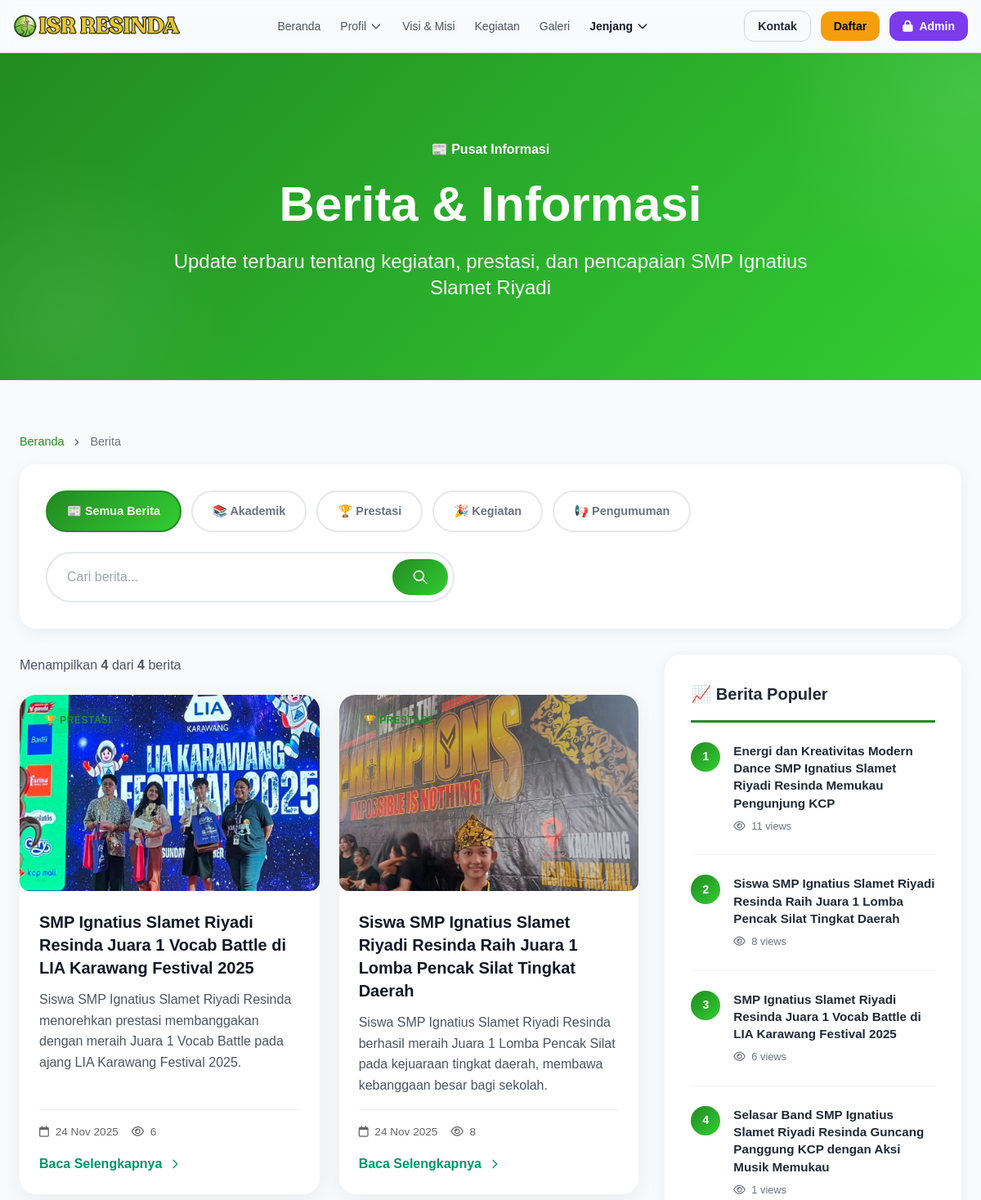
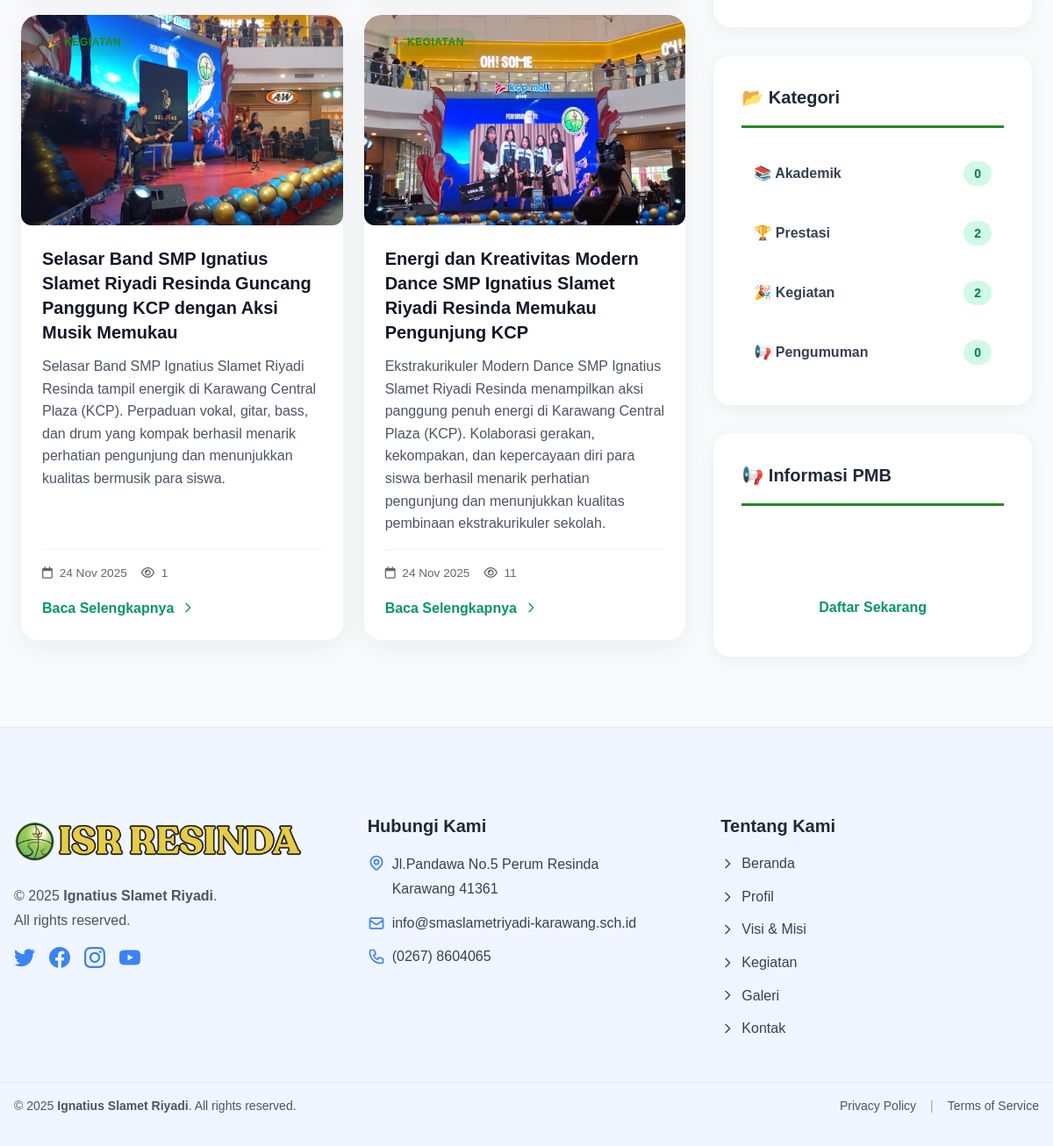
Page /berita.php on the committed database (2 pictures, top to bottom).
### tables this page shows
CREATE TABLE `berita` (
  `id` int(11) NOT NULL,
  `title` varchar(255) NOT NULL,
  `slug` varchar(255) NOT NULL,
  `excerpt` text DEFAULT NULL,
  `content` longtext DEFAULT NULL,
  `image_path` varchar(500) DEFAULT NULL,
  `category` enum('akademik','prestasi','kegiatan','pengumuman') NOT NULL DEFAULT 'akademik',
  `status` enum('active','inactive') NOT NULL DEFAULT 'active',
  `views` int(11) DEFAULT 0,
  `author_id` int(11) DEFAULT NULL,
  `created_at` timestamp NULL DEFAULT current_timestamp(),
  `updated_at` timestamp NULL DEFAULT NULL ON UPDATE current_timestamp()
);

### includes/config.php (called while the page is built, shortened)
<?php
function url($path = '') {
  $path = ltrim((string)$path, '/');
  return BASE_URL . $path;
}
function asset($path = '') {
  $path = ltrim((string)$path, '/');
  return BASE_URL . $path;
}

### models/Berita.php (called while the page is built, shortened)
<?php
require_once __DIR__ . '/../config/database.php';
class Berita {
  private $db;
  private $table = 'berita';
  public function __construct() {
    $database = new Database();
    $this->db = $database->getConnection();
  }
  public function all($filters = []) {
    $sql = "SELECT b.*, a.full_name as author_name
            FROM {$this->table} b
            LEFT JOIN admins a ON b.author_id = a.id
            WHERE 1=1";
    $params = [];
    if (!empty($filters['category'])) {
      $sql .= " AND b.category = :category";
      $params[':category'] = $filters['category'];
    }
    if (!empty($filters['status'])) {
      $sql .= " AND b.status = :status";
      $params[':status'] = $filters['status'];
    }
    $sql .= " ORDER BY b.created_at DESC";
    $stmt = $this->db->prepare($sql);
    $stmt->execute($params);
    return $stmt->fetchAll(PDO::FETCH_ASSOC);
  }
  public function getPopular($limit = 5) {
    $sql = "SELECT b.*, a.full_name as author_name
            FROM {$this->table} b
            LEFT JOIN admins a ON b.author_id = a.id
            WHERE b.status = 'active'
            ORDER BY b.views DESC, b.created_at DESC
            LIMIT :limit";
    $stmt = $this->db->prepare($sql);
    $stmt->bindValue(':limit', (int)$limit, PDO::PARAM_INT);
    $stmt->execute();
    return $stmt->fetchAll(PDO::FETCH_ASSOC);
  }
}

### config/database.php (called while the page is built, shortened)
<?php
class Database {
    private $host;
    private $port;
    private $db_name;
    private $username;
    private $password;
    public function __construct() {
        $this->host = getenv("MYSQLHOST") ?: "localhost";
        $this->port = getenv("MYSQLPORT") ?: "3306";
        $this->db_name = getenv("MYSQLDATABASE") ?: "isr_school";
        $this->username = getenv("MYSQLUSER") ?: "root";
        $this->password = getenv("MYSQLPASSWORD") ?: "";
    }
    public function getConnection() {
        $this->conn = null;
        try {
            $dsn = "mysql:host={$this->host};port={$this->port};dbname={$this->db_name};charset=utf8mb4";
            $this->conn = new PDO($dsn, $this->username, $this->password, [
                PDO::ATTR_ERRMODE => PDO::ERRMODE_EXCEPTION,
                PDO::ATTR_DEFAULT_FETCH_MODE => PDO::FETCH_ASSOC
            ]);
        } catch(PDOException $exception) {
            echo "Connection error: " . $exception->getMessage();
        }
        return $this->conn;
    }
}
?>

### berita.php (the view, shortened to what this page needs)
<?php
require_once __DIR__ . '/includes/config.php';
require_once __DIR__ . '/models/Berita.php';
$beritaModel = new Berita();
$category = $_GET['category'] ?? '';
$search = $_GET['q'] ?? '';
$page = isset($_GET['page']) ? (int)$_GET['page'] : 1;
$perPage = 9;
$filters = ['status' => 'active'];
$allBerita = $beritaModel->all($filters);
$totalBerita = count($allBerita);
$totalPages = ceil($totalBerita / $perPage);
$page = max(1, min($page, $totalPages));
$offset = ($page - 1) * $perPage;
$beritaList = array_slice($allBerita, $offset, $perPage);
$popularBerita = $beritaModel->getPopular(5);
include 'includes/header.php';
?>
<section class="berita-hero">
  <div class="berita-hero-content">
    <div class="max-w-4xl mx-auto px-6">
      <div class="inline-block px-6 py-2 bg-white/20 backdrop-blur-sm rounded-full text-white font-semibold mb-4">
        📰 Pusat Informasi
      </div>
      <h1 class="text-5xl md:text-6xl font-extrabold mb-6 leading-tight">
        Berita & Informasi
      </h1>
      <p class="text-xl md:text-2xl opacity-95">
        Update terbaru tentang kegiatan, prestasi, dan pencapaian SMP Ignatius Slamet Riyadi
      </p>
    </div>
  </div>
</section>
<div class="max-w-7xl mx-auto px-4 md:px-6 py-12">
  <div class="breadcrumb">
    <a href="<?= url('index.php') ?>">Beranda</a>
    <svg class="w-4 h-4" fill="currentColor" viewBox="0 0 20 20">
      <path fill-rule="evenodd" d="M7.293 14.707a1 1 0 010-1.414L10.586 10 7.293 6.707a1 1 0 011.414-1.414l4 4a1 1 0 010 1.414l-4 4a1 1 0 01-1.414 0z" clip-rule="evenodd"/>
    </svg>
    <span>Berita</span>
  </div>
  <div class="filter-section">
    <form method="GET" action="" id="filterForm">
      <div class="category-filter">
        <button type="button" class="category-btn <?= empty($category) ? 'active' : '' ?>" onclick="filterCategory('')">
          📰 Semua Berita
        </button>
        <button type="button" class="category-btn <?= $category === 'akademik' ? 'active' : '' ?>" onclick="filterCategory('akademik')">
          📚 Akademik
        </button>
        <button type="button" class="category-btn <?= $category === 'prestasi' ? 'active' : '' ?>" onclick="filterCategory('prestasi')">
          🏆 Prestasi
        </button>
        <button type="button" class="category-btn <?= $category === 'kegiatan' ? 'active' : '' ?>" onclick="filterCategory('kegiatan')">
          🎉 Kegiatan
        </button>
        <button type="button" class="category-btn <?= $category === 'pengumuman' ? 'active' : '' ?>" onclick="filterCategory('pengumuman')">
          📢 Pengumuman
        </button>
      </div>
      <div class="search-box">
        <input type="text"
               name="q"
               value="<?= htmlspecialchars($search) ?>"
               placeholder="Cari berita..."
               id="searchInput">
        <button type="submit">
          <svg class="w-5 h-5" fill="none" stroke="currentColor" viewBox="0 0 24 24">
            <path stroke-linecap="round" stroke-linejoin="round" stroke-width="2" d="M21 21l-6-6m2-5a7 7 0 11-14 0 7 7 0 0114 0z"/>
          </svg>
        </button>
      </div>
    </form>
  </div>
  <div class="grid lg:grid-cols-3 gap-8">
    <div class="lg:col-span-2">
      <?php if (empty($beritaList)): ?>
        <div class="empty-state">
          <div class="empty-state-icon">🔍</div>
          <h3 class="text-2xl font-bold text-gray-900 mb-3">Tidak Ada Berita Ditemukan</h3>
          <p class="text-gray-600 mb-6">
            <?php if (!empty($search)): ?>
              Pencarian "<?= htmlspecialchars($search) ?>" tidak ditemukan. Coba kata kunci lain.
            <?php elseif (!empty($category)): ?>
              Belum ada berita untuk kategori ini.
            <?php else: ?>
              Belum ada berita yang dipublikasikan.
            <?php endif; ?>
          </p>
          <?php if (!empty($search) || !empty($category)): ?>
            <a href="berita.php" class="inline-flex items-center px-6 py-3 bg-green-600 text-white rounded-full font-semibold hover:bg-green-700 transition-all">
              <svg class="w-5 h-5 mr-2" fill="none" stroke="currentColor" viewBox="0 0 24 24">
                <path stroke-linecap="round" stroke-linejoin="round" stroke-width="2" d="M4 4v5h.582m15.356 2A8.001 8.001 0 004.582 9m0 0H9m11 11v-5h-.581m0 0a8.003 8.003 0 01-15.357-2m15.357 2H15"/>
              </svg>
              Tampilkan Semua Berita
            </a>
          <?php endif; ?>
        </div>
      <?php else: ?>
        <div class="mb-6">
          <p class="text-gray-600">
            Menampilkan <strong><?= count($beritaList) ?></strong> dari <strong><?= $totalBerita ?></strong> berita
          </p>
        </div>
        <div class="grid md:grid-cols-2 gap-6 mb-8">
          <?php foreach ($beritaList as $berita): ?>
            <article class="berita-card">
              <div class="relative overflow-hidden">
                <?php if (!empty($berita['image_path'])): ?>
                  <img src="<?= asset($berita['image_path']) ?>"
                       alt="<?= htmlspecialchars($berita['title']) ?>"
                       class="berita-card-image">
                <?php else: ?>
                  <div class="berita-card-image bg-gradient-to-br from-green-400 to-green-600"></div>
                <?php endif; ?>
                <div class="absolute top-4 left-4">
                  <span class="category-badge">
                    <?php
                      $catIcons = [
                        'akademik' => '📚 Akademik',
                        'prestasi' => '🏆 Prestasi',
                        'kegiatan' => '🎉 Kegiatan',
                        'pengumuman' => '📢 Pengumuman'
                      ];
                      echo $catIcons[$berita['category']] ?? '📰 Berita';
                    ?>
                  </span>
                </div>
              </div>
              <div class="berita-card-body">
                <h3 class="text-xl font-bold text-gray-900 mb-3 line-clamp-2">
                  <?= htmlspecialchars($berita['title']) ?>
                </h3>
                <?php if (!empty($berita['excerpt'])): ?>
                  <p class="text-gray-600 mb-4 line-clamp-3 flex-1">
                    <?= htmlspecialchars($berita['excerpt']) ?>
                  </p>
                <?php endif; ?>
                <div class="berita-meta">
                  <span>
                    <i class="far fa-calendar mr-1"></i>
                    <?= date('d M Y', strtotime($berita['created_at'])) ?>
                  </span>
                  <span>
                    <i class="far fa-eye mr-1"></i>
                    <?= number_format($berita['views']) ?>
                  </span>
                </div>
                <a href="berita-detail.php?slug=<?= htmlspecialchars($berita['slug']) ?>"
                   class="mt-4 inline-flex items-center text-green-600 font-semibold hover:text-green-700 transition-colors">
                  Baca Selengkapnya
                  <svg class="w-4 h-4 ml-2" fill="none" stroke="currentColor" viewBox="0 0 24 24">
                    <path stroke-linecap="round" stroke-linejoin="round" stroke-width="2" d="M9 5l7 7-7 7"/>
                  </svg>
                </a>
              </div>
            </article>
          <?php endforeach; ?>
        </div>
      <?php endif; ?>
    </div>
    <div class="lg:col-span-1">
      <div class="sidebar">
        <div class="sidebar-card">
          <h3>📈 Berita Populer</h3>
          <?php if (empty($popularBerita)): ?>
            <p class="text-gray-500 text-sm">Belum ada berita populer</p>
          <?php else: ?>
            <?php foreach ($popularBerita as $index => $popular): ?>
              <a href="berita-detail.php?slug=<?= htmlspecialchars($popular['slug']) ?>" class="popular-item block">
                <div class="popular-number"><?= $index + 1 ?></div>
                <div class="popular-content">
                  <h4><?= htmlspecialchars($popular['title']) ?></h4>
                  <p>
                    <i class="far fa-eye mr-1"></i> <?= number_format($popular['views']) ?> views
                  </p>
                </div>
              </a>
            <?php endforeach; ?>
          <?php endif; ?>
        </div>
<div class="sidebar-card">
  <h3>📂 Kategori</h3>
  <div class="space-y-3">
    <?php
      $categories = [
        'akademik'   => ['icon' => '📚', 'label' => 'Akademik'],
        'prestasi'   => ['icon' => '🏆', 'label' => 'Prestasi'],
        'kegiatan'   => ['icon' => '🎉', 'label' => 'Kegiatan'],
        'pengumuman' => ['icon' => '📢', 'label' => 'Pengumuman']
      ];
      foreach ($categories as $cat => $info):
        $catBerita = $beritaModel->all(['category' => $cat, 'status' => 'active']);
        $count = count($catBerita);
        $activeClass = ($category === $cat) ? 'bg-green-50 border-2 border-green-600' : 'border-2 border-transparent';
    ?>
      <a href="berita.php?category=<?= $cat ?>"
         class="flex items-center justify-between p-3 rounded-lg hover:bg-green-50 transition-colors <?= $activeClass ?>">
        <span class="font-semibold text-gray-700">
          <?= $info['icon'] ?> <?= $info['label'] ?>
        </span>
        <span class="px-3 py-1 bg-green-100 text-green-700 rounded-full text-sm font-bold">
          <?= $count ?>
        </span>
      </a>
    <?php endforeach; ?>
  </div>
</div>
        <div class="sidebar-card bg-gradient-to-br from-green-600 to-emerald-600 text-white">
          <h3 class="text-white border-white">📢 Informasi PMB</h3>
          <p class="mb-4 opacity-90">
          </p>
          <a href="<?= url('kontak.php#daftar') ?>" class="block w-full text-center px-6 py-3 bg-white text-green-600 rounded-full font-bold hover:bg-gray-100 transition-all">
            Daftar Sekarang
          </a>
        </div>
      </div>
    </div>
  </div>
</div>
<?php include 'includes/footer.php'; ?>

### rows in the picture
berita: image_path (picture), category "🏆 PRESTASI", title "SMP Ignatius Slamet Riyadi Resinda Juara 1 Vocab Battle di LIA Karawang Festival 2025", excerpt "Siswa SMP Ignatius Slamet Riyadi Resinda menorehkan prestasi membanggakan dengan meraih Juara 1 Vocab Battle pada ajang LIA Karawang Festival 2025.", created_at "24 Nov 2025", views "6"
berita: image_path (picture), category "🏆 PRESTASI", title "Siswa SMP Ignatius Slamet Riyadi Resinda Raih Juara 1 Lomba Pencak Silat Tingkat Daerah", excerpt "Siswa SMP Ignatius Slamet Riyadi Resinda berhasil meraih Juara 1 Lomba Pencak Silat pada kejuaraan tingkat daerah, membawa kebanggaan besar bagi sekolah.", created_at "24 Nov 2025", views "8"
berita: image_path (picture), category "🎉 KEGIATAN", title "Selasar Band SMP Ignatius Slamet Riyadi Resinda Guncang Panggung KCP dengan Aksi Musik Memukau", excerpt "Selasar Band SMP Ignatius Slamet Riyadi Resinda tampil energik di Karawang Central Plaza (KCP). Perpaduan vokal, gitar, bass, dan drum yang kompak berhasil menarik perhatian pengunjung dan menunjukkan kualitas bermusik para siswa.", created_at "24 Nov 2025", views "1"
berita: image_path (picture), category "🎉 KEGIATAN", title "Energi dan Kreativitas Modern Dance SMP Ignatius Slamet Riyadi Resinda Memukau Pengunjung KCP", excerpt "Ekstrakurikuler Modern Dance SMP Ignatius Slamet Riyadi Resinda menampilkan aksi panggung penuh energi di Karawang Central Plaza (KCP). Kolaborasi gerakan, kekompakan, dan kepercayaan diri para siswa berhasil menarik perhatian pengunjung dan menunjukkan kualitas pembinaan ekstrakurikuler sekolah.", created_at "24 Nov 2025", views "11"

### other values in the picture
count($beritaList) "4"
$totalBerita "4"
$info['icon'] "📚"
$info['label'] "Akademik"
$count "0"
$info['icon'] "🏆"
$info['label'] "Prestasi"
$count "2"
$info['icon'] "🎉"
$info['label'] "Kegiatan"
$info['icon'] "📢"
$info['label'] "Pengumuman"
